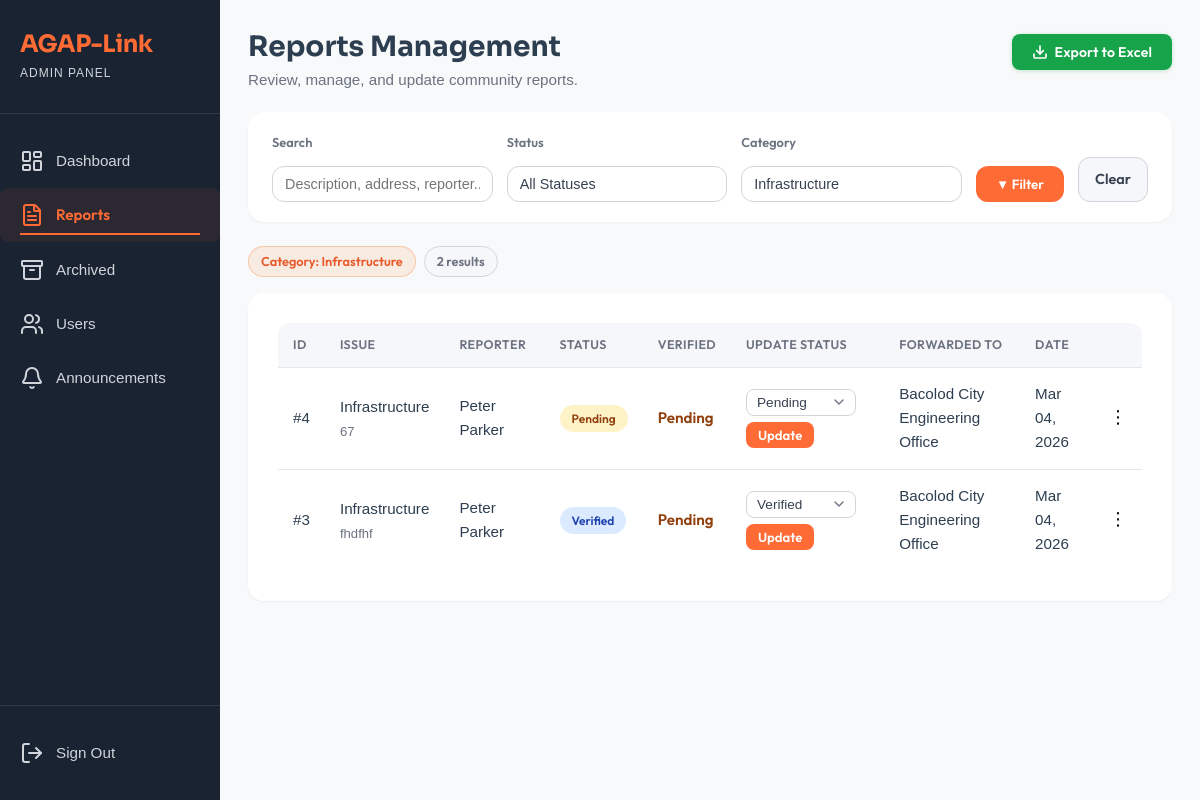
Page /view/admin_module/admin_report.php?category=1 (signed in) on the committed database.
### tables this page shows
CREATE TABLE `reports` (
  `report_id` int(11) NOT NULL,
  `user_id` int(11) NOT NULL,
  `category_id` int(11) NOT NULL,
  `assigned_agency_id` int(11) DEFAULT NULL,
  `description` text NOT NULL,
  `address` varchar(255) NOT NULL,
  `photo_path` varchar(255) DEFAULT NULL,
  `gps_lat` decimal(10,8) DEFAULT NULL,
  `gps_long` decimal(11,8) DEFAULT NULL,
  `status` enum('Pending','Verified','Forwarded','Ongoing','Resolved') DEFAULT 'Pending',
  `priority` enum('Low','Medium','Critical') DEFAULT 'Low',
  `created_at` timestamp NOT NULL DEFAULT current_timestamp(),
  `updated_at` timestamp NOT NULL DEFAULT current_timestamp() ON UPDATE current_timestamp(),
  `is_archived` tinyint(1) NOT NULL DEFAULT 0 COMMENT '0 = active, 1 = archived (soft-deleted)',
  `archived_at` datetime DEFAULT NULL,
  `is_verified` tinyint(1) NOT NULL DEFAULT 0,
  `agency_verified_at` datetime DEFAULT NULL
);

CREATE TABLE `categories` (
  `category_id` int(11) NOT NULL,
  `name` varchar(50) NOT NULL,
  `description` text DEFAULT NULL,
  `created_at` timestamp NOT NULL DEFAULT current_timestamp()
);

CREATE TABLE `agencies` (
  `agency_id` int(11) NOT NULL,
  `name` varchar(100) NOT NULL,
  `contact_number` varchar(20) DEFAULT NULL,
  `type` varchar(50) DEFAULT NULL,
  `category_id` int(11) DEFAULT NULL,
  `created_at` timestamp NOT NULL DEFAULT current_timestamp()
);

### model/Report.php (called while the page is built, shortened)
<?php
require_once dirname(__DIR__) . '/config/agaplinkdb.php';
class Report
{
    private $conn;
    public function __construct()
    {
        global $conn;
        $this->conn = $conn;
    }
    public function getAllCategories()
    {
        $sql = "SELECT category_id, name FROM categories WHERE name != 'Other' ORDER BY name ASC";
        $q = $this->conn->query($sql);
        return $q->fetchAll(PDO::FETCH_ASSOC);
    }
    public function getFilteredReports($filterStatus = '', $filterCategory = '', $filterSearch = '')
    {
        $sql = "SELECT r.*, c.name AS category_name, a.name AS agency_name,
                       CONCAT(u.first_name, ' ', IFNULL(CONCAT(u.middle_initial, '. '), ''), u.last_name) AS full_name,
                       u.phone_number AS reporter_phone
                FROM reports r
                LEFT JOIN categories c ON r.category_id = c.category_id
                LEFT JOIN agencies   a ON r.assigned_agency_id = a.agency_id
                LEFT JOIN users      u ON r.user_id = u.user_id
                WHERE (r.is_archived = 0 OR r.is_archived IS NULL)";
        $params = [];
        if ($filterCategory !== '') {
            $sql .= " AND r.category_id = ?";
            $params[] = $filterCategory;
        }
        $sql .= " ORDER BY r.created_at DESC";
        $stmt = $this->conn->prepare($sql);
        $stmt->execute($params);
        return $stmt->fetchAll(PDO::FETCH_ASSOC);
    }
}

### view/admin_module/admin_report.php (the view, shortened to what this page needs)
<?php
require_once dirname(__DIR__, 2) . "/config/agaplinkdb.php";
require_once MODEL_PATH . 'Report.php';
$filterStatus   = $_GET['status']   ?? '';
$filterCategory = $_GET['category'] ?? '';
$filterSearch   = trim($_GET['search'] ?? '');
$reportModel = new Report();
$allReports  = $reportModel->getFilteredReports($filterStatus, $filterCategory, $filterSearch);
$hasReports  = !empty($allReports);
$categories  = $reportModel->getAllCategories();
$statuses = ['Pending', 'Verified', 'Forwarded', 'Ongoing', 'Resolved'];
?>
<!DOCTYPE html>
<html lang="en">
<head>
    <link rel="stylesheet" href="<?= ASSET_URL ?>/css/admin_module/admin_module.css">
     <link rel="stylesheet" href="<?= ASSET_URL ?>/css/admin_module/admin_reports.css">
</head>
<body data-base-url="<?= BASE_URL ?>">
    <div class="dashboard-container">
        <?php require_once __DIR__ . '/../partials/admin_sidebar.php'; ?>
        <main class="main-content page-transition">
            <div class="reports-header">
                <div>
                    <h1>Reports Management</h1>
                    <p>Review, manage, and update community reports.</p>
                </div>
                <div class="reports-header-actions">
                    <button type="button" id="exportReportsBtn" class="btn-export">
                        <svg xmlns="http://www.w3.org/2000/svg" width="16" height="16" viewBox="0 0 24 24" fill="none" stroke="currentColor" stroke-width="2.5" stroke-linecap="round" stroke-linejoin="round">
                            <path d="M21 15v4a2 2 0 0 1-2 2H5a2 2 0 0 1-2-2v-4"/>
                            <polyline points="7 10 12 15 17 10"/>
                            <line x1="12" y1="15" x2="12" y2="3"/>
                        </svg>
                        Export to Excel
                    </button>
                </div>
            </div>
            <form method="GET" action="">
                <div class="filter-bar">
                    <div class="form-group">
                        <label for="search">Search</label>
                        <input type="text" id="search" name="search"
                            placeholder="Description, address, reporter..."
                            value="<?= htmlspecialchars($filterSearch) ?>">
                    </div>
                    <div class="form-group">
                        <label for="status">Status</label>
                        <select name="status" id="status">
                            <option value="">All Statuses</option>
                        </select>
                    </div>
                    <div class="form-group">
                        <label for="category">Category</label>
                        <select name="category" id="category">
                            <?php foreach ($categories as $cat): ?>
                                <option value="<?= $cat['category_id'] ?>"
                                    <?= $filterCategory == $cat['category_id'] ? 'selected' : '' ?>>
                                    <?= htmlspecialchars($cat['name']) ?>
                                </option>
                            <?php endforeach; ?>
                        </select>
                    </div>
                    <button type="submit" class="btn-filter-apply">&#x25BC; Filter</button>
                    <a href="<?= BASE_URL ?>/view/admin_module/admin_report.php" class="btn-clear">Clear</a>
                </div>
            </form>
            <?php if ($filterStatus || $filterCategory || $filterSearch): ?>
                <div class="active-filters">
                    <?php if ($filterCategory): ?>
                        <?php $catName = array_column($categories, 'name', 'category_id')[$filterCategory] ?? $filterCategory; ?>
                        <span class="filter-tag">Category: <?= htmlspecialchars($catName) ?></span>
                    <?php endif; ?>
                    <span class="filter-tag" style="background:var(--color-gray-100); color:var(--color-gray-600); border-color:var(--color-gray-300);">
                        <?= count($allReports) ?> result<?= count($allReports) !== 1 ? 's' : '' ?>
                    </span>
                </div>
            <?php endif; ?>
            <section class="reports-section">
                <?php if (!$hasReports): ?>
                    <div class="empty-state">
                        <div class="empty-icon">📋</div>
                        <p class="empty-message">No reports found<?= ($filterStatus || $filterCategory || $filterSearch) ? ' matching your filters.' : ' yet.' ?></p>
                    </div>
                <?php else: ?>
                    <div class="table-wrapper">
                        <table class="reports-table" id="reportsTable">
                            <thead>
                                <tr>
                                    <th>ID</th>
                                    <th>Issue</th>
                                    <th>Reporter</th>
                                    <th>Status</th>
                                    <th>Verified</th>
                                    <th>Update Status</th>
                                    <th>Forwarded To</th>
                                    <th>Date</th>
                                    <th></th>
                                </tr>
                            </thead>
                            <tbody>
                                <?php foreach ($allReports as $report): ?>
                                    <tr
                                        data-report-id="<?= htmlspecialchars($report['report_id']) ?>"
                                        data-category="<?= htmlspecialchars($report['category_name'] ?? 'General') ?>"
                                        data-description="<?= htmlspecialchars($report['description'] ?? '') ?>"
                                        data-reporter="<?= htmlspecialchars($report['full_name'] ?? 'N/A') ?>"
                                        data-status="<?= htmlspecialchars($report['status']) ?>"
                                        data-verified="<?= !empty($report['is_verified']) ? 'Verified' : 'Pending' ?>"
                                        data-agency="<?= htmlspecialchars($report['agency_name'] ?? '—') ?>"
                                        data-date="<?= date('M d, Y', strtotime($report['created_at'])) ?>">
                                        <td>#<?= htmlspecialchars($report['report_id']) ?></td>
                                        <td>
                                            <?= htmlspecialchars($report['category_name'] ?? 'General') ?>
                                            <span class="report-cell-sub">
                                                <?= htmlspecialchars(mb_strimwidth($report['description'] ?? '', 0, 70, '…')) ?>
                                            </span>
                                        </td>
                                        <td><?= htmlspecialchars($report['full_name'] ?? 'N/A') ?></td>
                                        <td>
                                            <?php
                                            $status = strtolower($report['status']);
                                            $statusClass = match ($status) {
                                                'pending'   => 'status-pending',
                                                'ongoing'   => 'status-ongoing',
                                                'verified'  => 'status-verified',
                                                'forwarded' => 'status-forwarded',
                                                'resolved'  => 'status-resolved',
                                                default     => 'status-pending'
                                            };
                                            ?>
                                            <span class="<?= $statusClass ?>"><?= ucfirst($status) ?></span>
                                        </td>
                                        <td>
                                            <?php if (!empty($report['is_verified'])): ?>
                                                <span style="color: #059669; font-weight: 600;">✓ Verified</span>
                                            <?php else: ?>
                                                <span style="color: #92400e; font-weight: 600;">Pending</span>
                                            <?php endif; ?>
                                        </td>
                                        <td>
                                            <form method="POST"
                                                action="<?= BASE_URL ?>/controller/update_report_status.php"
                                                class="status-update-form">
                                                <select name="new_status">
                                                    <?php foreach ($statuses as $s): ?>
                                                        <option value="<?= $s ?>"
                                                            <?= $report['status'] === $s ? 'selected' : '' ?>>
                                                            <?= $s ?>
                                                        </option>
                                                    <?php endforeach; ?>
                                                </select>
                                                <button type="submit" class="btn-update-status">Update</button>
                                            </form>
                                        </td>
                                        <td><?= htmlspecialchars($report['agency_name'] ?? '—') ?></td>
                                        <td><?= date('M d, Y', strtotime($report['created_at'])) ?></td>
                                        <td class="action-cell">
                                            <div class="meatballs-container">
                                                <button type="button" class="meatballs-btn">⋮</button>
                                            </div>
                                        </td>
                                    </tr>
                                <?php endforeach; ?>
                            </tbody>
                        </table>
                    </div>
                <?php endif; ?>
            </section>
        </main>
    </div>
</body>
</html>

### assets/css/admin_module/admin_reports.css (style rules this page uses)
.reports-header { display: flex; justify-content: space-between; align-items: flex-start; flex-wrap: wrap; gap: 12px; margin-bottom: 20px; }
.reports-header-actions { display: flex; align-items: center; gap: 10px; padding-top: 4px; }
.btn-export { display: inline-flex; align-items: center; gap: 7px; padding: 9px 20px; background-color: #16a34a; color: #ffffff; border: none; border-radius: 8px; font-size: 14px; font-weight: 600; cursor: pointer; white-space: nowrap; transition: background-color 0.18s ease, box-shadow 0.18s ease, transform 0.1s ease; box-shadow: 0 1px 4px rgba(22, 163, 74, 0.25); letter-spacing: 0.01em; }
.btn-export svg { flex-shrink: 0; transition: transform 0.2s ease; }

### assets/css/user_module/user_module.css (style rules this page uses)
html, body { width: 100%; overflow-x: hidden; }
* { margin: 0; padding: 0; box-sizing: border-box; }
body { font-family: var(--font-primary); background-color: var(--color-light); color: var(--color-gray-800); line-height: 1.6; }
.dashboard-container { display: flex; min-height: 100vh; }
.main-content { flex: 1; padding: 30px; min-height: 100vh; }
.status-pending { background-color: #fef3c7; color: #92400e; }
.status-verified { background-color: #dbeafe; color: #1e40af; }
.reports-header { display: flex; justify-content: space-between; align-items: center; margin-bottom: 30px; flex-wrap: wrap; gap: 20px; }
.form-group { display: flex; flex-direction: column; gap: 8px; }
@media (min-width: 769px) and (max-width: 1279px) { .main-content { margin-left: 220px; padding: 35px 30px; } }
.page-transition { opacity: 0; transform: translateY(10px); animation: pageFadeIn 1s ease forwards; }

### assets/css/landing_page/style.css (style rules this page uses)
:root { --color-primary: #ff6b35; --color-primary-dark: #e85a2a; --color-primary-light: #ff8555; --color-secondary: #2c3e50; --color-dark: #1a2332; --color-darker: #0f1923; --color-light: #f8f9fa; --color-white: #ffffff; --color-gray-100: #f5f7fa; --color-gray-200: #e4e7eb; --color-gray-300: #d1d5db; --color-gray-600: #6b7280; --color-gray-800: #374151; --color-success: #10b981; --color-warning: #f59e0b; --font-primary: "Outfit", sans-serif; --font-display: "Sora", sans-serif; --spacing-xs: 0.5rem; --spacing-sm: 1rem; --spacing-md: 1.5rem; --spacing-lg: 2rem; --spacing-xl: 3rem; --spacing-2xl: 4rem; --spacing-3xl: 6rem; --radius-sm: 0.5rem; --radius-md: 0.75rem; --radius-lg: 1rem; --radius-xl: 1.5rem; --shadow-sm: 0 1px 2px 0 rgba(0, 0, 0, 0.05); --shadow-md: 0 4px 6px -1px rgba(0, 0, 0, 0.1); --shadow-lg: 0 10px 15px -3px rgba(0, 0, 0, 0.1); --shadow-xl: 0 20px 25px -5px rgba(0, 0, 0, 0.1); --transition-fast: 150ms ease; --transition-base: 250ms ease; --transition-slow: 350ms ease; }
* { margin: 0; padding: 0; box-sizing: border-box; }
html { scroll-behavior: smooth; }
body { font-family: var(--font-primary); font-size: 16px; line-height: 1.6; color: var(--color-gray-800); background-color: var(--color-white); -webkit-font-smoothing: antialiased; -moz-osx-font-smoothing: grayscale; }
h1, h2, h3, h4, h5, h6 { font-family: var(--font-display); font-weight: 700; line-height: 1.2; color: var(--color-dark); }

### rows in the picture
reports: report_id "4", category.name "Infrastructure", description "67", full_name "Peter Parker", status "Pending", is_verified "Pending", new_status "Pending", assigned_agency.name "Bacolod City Engineering Office", created_at "Mar 04, 2026"
reports: report_id "3", category.name "Infrastructure", description "fhdfhf", full_name "Peter Parker", status "Verified", is_verified "Pending", new_status "Verified", assigned_agency.name "Bacolod City Engineering Office", created_at "Mar 04, 2026"

### other values in the picture
$catName "Infrastructure"
count($allReports) "2"
form field category "Infrastructure"
